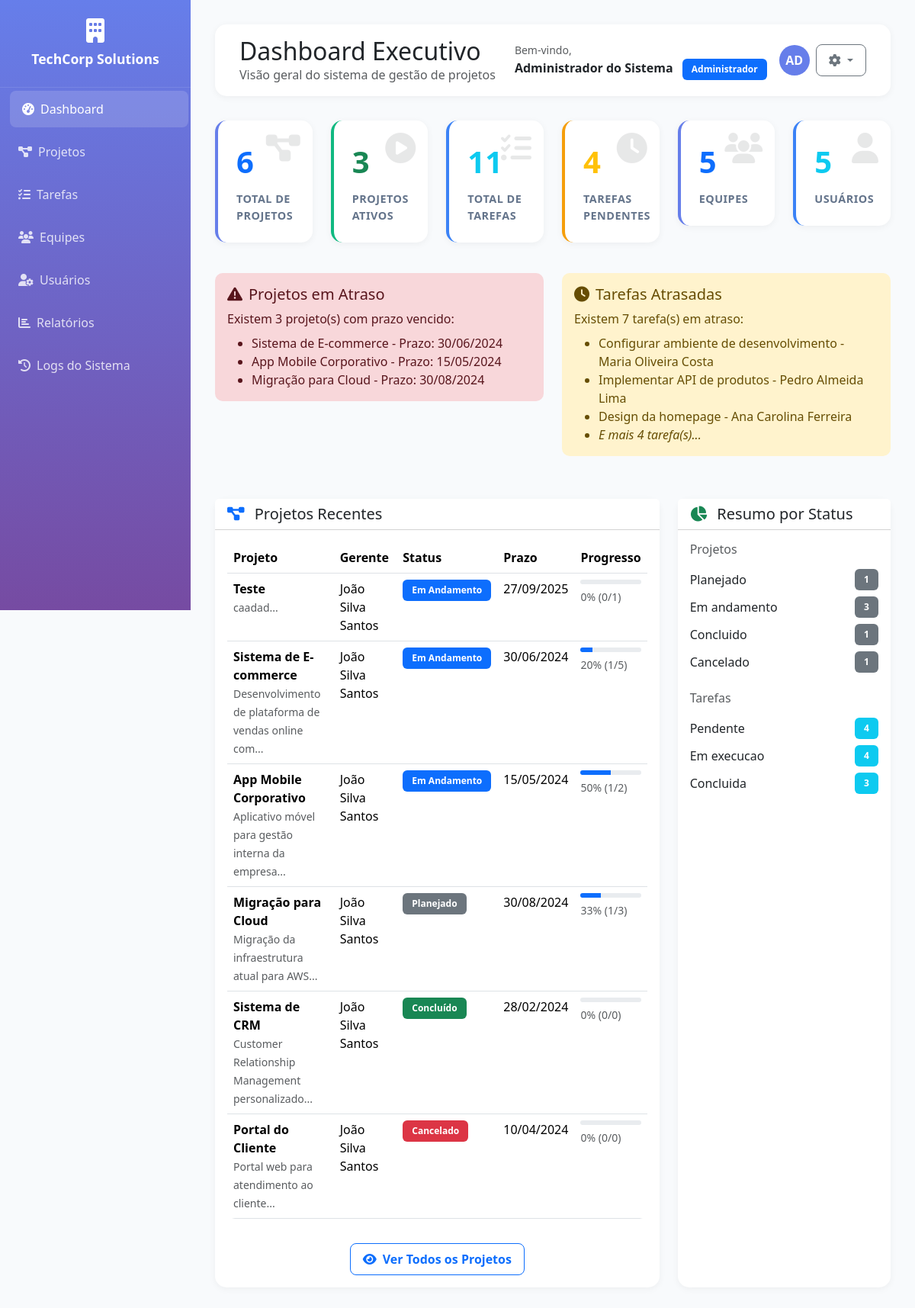
Page /dashboard.php (signed in) on the committed database.
### tables this page shows
CREATE TABLE IF NOT EXISTS `usuarios` (
  `id` int(11) NOT NULL AUTO_INCREMENT,
  `nome_completo` varchar(255) NOT NULL,
  `cpf` varchar(14) NOT NULL,
  `email` varchar(255) NOT NULL,
  `cargo` varchar(100) DEFAULT NULL,
  `login` varchar(50) NOT NULL,
  `senha` varchar(255) NOT NULL,
  `perfil` enum('administrador','gerente','colaborador') NOT NULL,
  `data_criacao` timestamp NOT NULL DEFAULT current_timestamp(),
  `data_atualizacao` timestamp NOT NULL DEFAULT current_timestamp() ON UPDATE current_timestamp(),
  PRIMARY KEY (`id`),
  UNIQUE KEY `cpf` (`cpf`),
  UNIQUE KEY `email` (`email`),
  UNIQUE KEY `login` (`login`)
);

CREATE TABLE IF NOT EXISTS `projetos` (
  `id` int(11) NOT NULL AUTO_INCREMENT,
  `nome` varchar(255) NOT NULL,
  `descricao` text DEFAULT NULL,
  `data_inicio` date DEFAULT NULL,
  `data_termino_prevista` date DEFAULT NULL,
  `status` enum('planejado','em_andamento','concluido','cancelado') DEFAULT 'planejado',
  `gerente_id` int(11) DEFAULT NULL,
  `data_criacao` timestamp NOT NULL DEFAULT current_timestamp(),
  `data_atualizacao` timestamp NOT NULL DEFAULT current_timestamp() ON UPDATE current_timestamp(),
  PRIMARY KEY (`id`),
  KEY `gerente_id` (`gerente_id`),
  CONSTRAINT `projetos_ibfk_1` FOREIGN KEY (`gerente_id`) REFERENCES `usuarios` (`id`)
);

CREATE TABLE IF NOT EXISTS `tarefas` (
  `id` int(11) NOT NULL AUTO_INCREMENT,
  `titulo` varchar(255) NOT NULL,
  `descricao` text DEFAULT NULL,
  `projeto_id` int(11) NOT NULL,
  `responsavel_id` int(11) DEFAULT NULL,
  `status` enum('pendente','em_execucao','concluida') DEFAULT 'pendente',
  `data_inicio` date DEFAULT NULL,
  `data_fim_prevista` date DEFAULT NULL,
  `data_fim_real` date DEFAULT NULL,
  `data_criacao` timestamp NOT NULL DEFAULT current_timestamp(),
  `data_atualizacao` timestamp NOT NULL DEFAULT current_timestamp() ON UPDATE current_timestamp(),
  PRIMARY KEY (`id`),
  KEY `projeto_id` (`projeto_id`),
  KEY `responsavel_id` (`responsavel_id`),
  CONSTRAINT `tarefas_ibfk_1` FOREIGN KEY (`projeto_id`) REFERENCES `projetos` (`id`) ON DELETE CASCADE,
  CONSTRAINT `tarefas_ibfk_2` FOREIGN KEY (`responsavel_id`) REFERENCES `usuarios` (`id`)
);

### dashboard.php (the view, shortened to what the rows shown need)
<?php
require_once 'includes/auth.php';
require_once 'controllers/DashboardController.php';
try {
    $dashboardController = new DashboardController();
    $dashboardData = $dashboardController->getDashboardData();
    $currentUser = getCurrentUser();
} catch (Exception $e) {
    error_log("Erro no dashboard: " . $e->getMessage());
    $dashboardData = [
        'total_projects' => 0,
        'active_projects' => 0,
        'total_tasks' => 0,
        'pending_tasks' => 0,
        'total_teams' => 0,
        'total_users' => 0,
        'recent_projects' => [],
        'delayed_projects' => [],
        'overdue_tasks' => [],
        'project_status_summary' => ['planejado' => 0, 'em_andamento' => 0, 'concluido' => 0, 'cancelado' => 0],
        'task_status_summary' => ['pendente' => 0, 'em_execucao' => 0, 'concluida' => 0],
        'my_tasks' => []
    ];
    $currentUser = getCurrentUser();
}
?>
<!DOCTYPE html>
<html lang="pt-BR">
<head>
    <link href="https://cdnjs.cloudflare.com/ajax/libs/bootstrap/5.3.2/css/bootstrap.min.css" rel="stylesheet">
    <link href="https://cdnjs.cloudflare.com/ajax/libs/font-awesome/6.4.0/css/all.min.css" rel="stylesheet">
</head>
<body>
    <main class="main-content">
        <div class="header-bar d-flex justify-content-between align-items-center">
            <div>
                <h2 class="mb-0">Dashboard Executivo</h2>
            </div>
            <div class="d-flex align-items-center">
                <div class="me-3">
                    <small class="text-muted">Bem-vindo,</small><br>
                    <strong><?php echo htmlspecialchars($currentUser['nome']); ?></strong>
                    <span class="badge bg-primary ms-2"><?php echo ucfirst($currentUser['perfil']); ?></span>
                </div>
                <div class="user-avatar">
                    <?php echo strtoupper(substr($currentUser['nome'], 0, 2)); ?>
                </div>
                <div class="dropdown ms-2">
                    <button class="btn btn-outline-secondary dropdown-toggle" type="button" data-bs-toggle="dropdown">
                    </button>
                </div>
            </div>
        </div>
        <?php if (count($dashboardData['delayed_projects']) > 0 || count($dashboardData['overdue_tasks']) > 0): ?>
        <div class="row mb-4">
            <?php if (count($dashboardData['delayed_projects']) > 0): ?>
            <div class="col-md-6 mb-3">
                <div class="alert alert-danger">
                    <ul class="mb-0">
                        <?php foreach (array_slice($dashboardData['delayed_projects'], 0, 3) as $project): ?>
                        <li><?php echo htmlspecialchars($project['nome']); ?> - Prazo: <?php echo date('d/m/Y', strtotime($project['data_termino_prevista'])); ?></li>
                        <?php endforeach; ?>
                    </ul>
                </div>
            </div>
            <?php endif; ?>
            <?php if (count($dashboardData['overdue_tasks']) > 0): ?>
            <div class="col-md-6 mb-3">
                <div class="alert alert-warning">
                    <ul class="mb-0">
                        <?php foreach (array_slice($dashboardData['overdue_tasks'], 0, 3) as $task): ?>
                        <li><?php echo htmlspecialchars($task['titulo']); ?> - <?php echo htmlspecialchars($task['responsavel_nome']); ?></li>
                        <?php endforeach; ?>
                        <?php if (count($dashboardData['overdue_tasks']) > 3): ?>
                        <li><em>E mais <?php echo count($dashboardData['overdue_tasks']) - 3; ?> tarefa(s)...</em></li>
                        <?php endif; ?>
                    </ul>
                </div>
            </div>
            <?php endif; ?>
        </div>
        <?php endif; ?>
        <div class="row">
            <div class="col-lg-8 mb-4">
                <div class="card h-100">
                    <div class="card-body">
                        <?php if (empty($dashboardData['recent_projects'])): ?>
                            <p class="text-muted text-center py-4">Nenhum projeto encontrado</p>
                        <?php else: ?>
                            <div class="table-responsive">
                                <table class="table table-hover">
                                    <thead>
                                        <tr>
                                            <th>Projeto</th>
                                            <th>Gerente</th>
                                            <th>Status</th>
                                            <th>Prazo</th>
                                            <th>Progresso</th>
                                        </tr>
                                    </thead>
                                    <tbody>
                                        <?php foreach ($dashboardData['recent_projects'] as $project): ?>
                                        <?php $progress = $dashboardController->getProjectProgress($project['id']); ?>
                                        <tr>
                                            <td>
                                                <strong><?php echo htmlspecialchars($project['nome']); ?></strong><br>
                                                <small class="text-muted"><?php echo htmlspecialchars(substr($project['descricao'] ?? '', 0, 50)); ?>...</small>
                                            </td>
                                            <td><?php echo htmlspecialchars($project['gerente_nome'] ?? 'Não atribuído'); ?></td>
                                            <td>
                                                <?php
                                                $statusClass = [
                                                    'planejado' => 'secondary',
                                                    'em_andamento' => 'primary',
                                                    'concluido' => 'success',
                                                    'cancelado' => 'danger'
                                                ];
                                                $statusText = [
                                                    'planejado' => 'Planejado',
                                                    'em_andamento' => 'Em Andamento',
                                                    'concluido' => 'Concluído',
                                                    'cancelado' => 'Cancelado'
                                                ];
                                                $status = $project['status'] ?? 'planejado';
                                                ?>
                                                <span class="badge bg-<?php echo $statusClass[$status] ?? 'secondary'; ?>">
                                                    <?php echo $statusText[$status] ?? 'Desconhecido'; ?>
                                                </span>
                                            </td>
                                            <td><?php echo $project['data_termino_prevista'] ? date('d/m/Y', strtotime($project['data_termino_prevista'])) : 'Não definido'; ?></td>
                                            <td>
                                                <div class="progress mb-1" style="height: 6px;">
                                                    <div class="progress-bar" style="width: <?php echo $progress['percentage']; ?>%"></div>
                                                </div>
                                                <small class="text-muted"><?php echo $progress['percentage']; ?>% (<?php echo $progress['completed']; ?>/<?php echo $progress['total']; ?>)</small>
                                            </td>
                                        </tr>
                                        <?php endforeach; ?>
                                    </tbody>
                                </table>
                            </div>
                        <?php endif; ?>
                    </div>
                </div>
            </div>
            <div class="col-lg-4 mb-4">
                <div class="card h-100">
                    <div class="card-body">
                        <div class="mb-4">
                            <?php foreach ($dashboardData['project_status_summary'] as $status => $count): ?>
                            <?php if ($count > 0): ?>
                            <div class="d-flex justify-content-between align-items-center mb-2">
                                <span><?php echo ucfirst(str_replace('_', ' ', $status)); ?></span>
                                <span class="badge bg-secondary"><?php echo $count; ?></span>
                            </div>
                            <?php endif; ?>
                            <?php endforeach; ?>
                        </div>
                    </div>
                </div>
            </div>
        </div>
    </main>
</body>
</html>

### rows in the picture
usuarios: nome_completo "Administrador do Sistema", perfil "Administrador", nome_completo "AD"
projetos: nome "Sistema de E-commerce", data_termino_prevista "30/06/2024", descricao "Desenvolvimento de plataforma de vendas online com", gerente.nome_completo "João Silva Santos", status "Em Andamento", percentage "20", completed "1", total "5"
projetos: nome "App Mobile Corporativo", data_termino_prevista "15/05/2024", descricao "Aplicativo móvel para gestão interna da empresa", gerente.nome_completo "João Silva Santos", status "Em Andamento", percentage "50", completed "1", total "2"
projetos: nome "Migração para Cloud", data_termino_prevista "30/08/2024", descricao "Migração da infraestrutura atual para AWS", gerente.nome_completo "João Silva Santos", status "Planejado", percentage "33", completed "1", total "3"
tarefas: titulo "Configurar ambiente de desenvolvimento", responsavel.nome_completo "Maria Oliveira Costa"
tarefas: titulo "Implementar API de produtos", responsavel.nome_completo "Pedro Almeida Lima"
tarefas: titulo "Design da homepage", responsavel.nome_completo "Ana Carolina Ferreira"
projetos: nome "Teste", descricao "caadad", gerente.nome_completo "João Silva Santos", status "Em Andamento", data_termino_prevista "27/09/2025", percentage "0", completed "0", total "1"
projetos: nome "Sistema de CRM", descricao "Customer Relationship Management personalizado", gerente.nome_completo "João Silva Santos", status "Concluído", data_termino_prevista "28/02/2024", percentage "0", completed "0", total "0"
projetos: nome "Portal do Cliente", descricao "Portal web para atendimento ao cliente", gerente.nome_completo "João Silva Santos", status "Cancelado", data_termino_prevista "10/04/2024", percentage "0", completed "0", total "0", count "1"

### other values in the picture
$dashboardData['total_projects'] "6"
$dashboardData['active_projects'] "3"
$dashboardData['total_tasks'] "11"
$dashboardData['pending_tasks'] "4"
$dashboardData['total_teams'] "5"
$dashboardData['total_users'] "5"
count($dashboardData['delayed_projects']) "3"
count($dashboardData['overdue_tasks']) "7"
count($dashboardData['overdue_tasks']) - 3 "4"
str_replace('_', ' ', $status) "Planejado"
$count "1"
str_replace('_', ' ', $status) "Em andamento"
$count "3"
str_replace('_', ' ', $status) "Concluido"
str_replace('_', ' ', $status) "Pendente"
